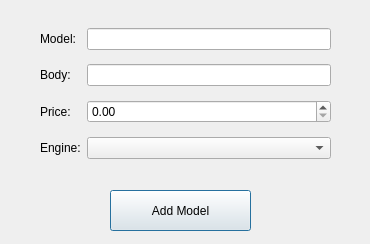
<?xml version="1.0" encoding="UTF-8"?>
<ui version="4.0">
 <class>DialogAddModel</class>
 <widget class="QDialog" name="DialogAddModel">
  <property name="geometry">
   <rect>
    <x>0</x>
    <y>0</y>
    <width>370</width>
    <height>244</height>
   </rect>
  </property>
  <property name="windowTitle">
   <string>Add</string>
  </property>
  <widget class="QPushButton" name="pushButton">
   <property name="geometry">
    <rect>
     <x>110</x>
     <y>190</y>
     <width>141</width>
     <height>41</height>
    </rect>
   </property>
   <property name="text">
    <string>Add Model</string>
   </property>
  </widget>
  <widget class="QWidget" name="">
   <property name="geometry">
    <rect>
     <x>40</x>
     <y>20</y>
     <width>291</width>
     <height>151</height>
    </rect>
   </property>
   <layout class="QGridLayout" name="gridLayout">
    <item row="0" column="0">
     <widget class="QLabel" name="label">
      <property name="text">
       <string>Model:</string>
      </property>
     </widget>
    </item>
    <item row="0" column="1">
     <widget class="QLineEdit" name="lineEdit_model"/>
    </item>
    <item row="1" column="0">
     <widget class="QLabel" name="label_2">
      <property name="text">
       <string>Body:</string>
      </property>
     </widget>
    </item>
    <item row="1" column="1">
     <widget class="QLineEdit" name="lineEdit_body"/>
    </item>
    <item row="2" column="0">
     <widget class="QLabel" name="label_3">
      <property name="text">
       <string>Price:</string>
      </property>
     </widget>
    </item>
    <item row="2" column="1">
     <widget class="QDoubleSpinBox" name="doubleSpinBox_price">
      <property name="maximum">
       <double>10000000000000000000000.000000000000000</double>
      </property>
     </widget>
    </item>
    <item row="3" column="0">
     <widget class="QLabel" name="label_4">
      <property name="text">
       <string>Engine:</string>
      </property>
     </widget>
    </item>
    <item row="3" column="1">
     <widget class="QComboBox" name="comboBox_engine"/>
    </item>
   </layout>
  </widget>
 </widget>
 <resources/>
 <connections/>
</ui>
